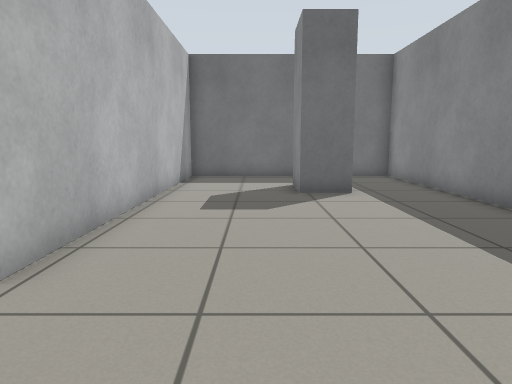
view 1 (above)

12 first-person views from a walk through a robot-simulator world made for Gazebo. The camera is 0.75 m above the floor, tilts 8° down and sees 70° across. The floor is counted in squares, 0.5 m on a side. Each view is taken from the middle of a square. On the plan, view 1 faces up. The plan holds only what a view shows up to about 16 squares ahead; the rest is blank.

view 2
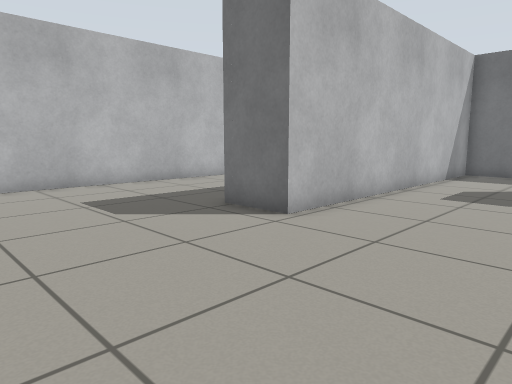

view 3
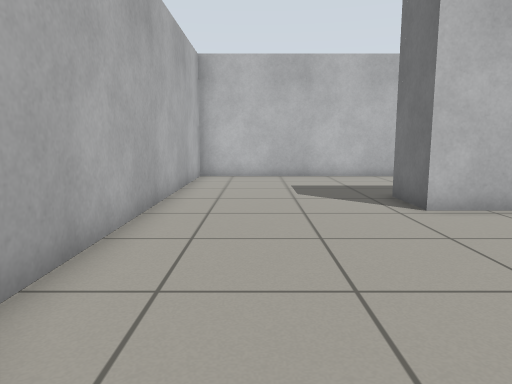

view 4
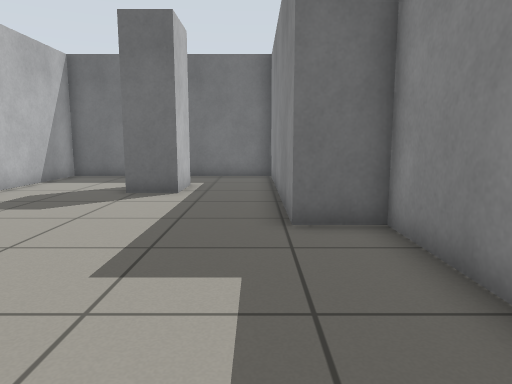

view 5
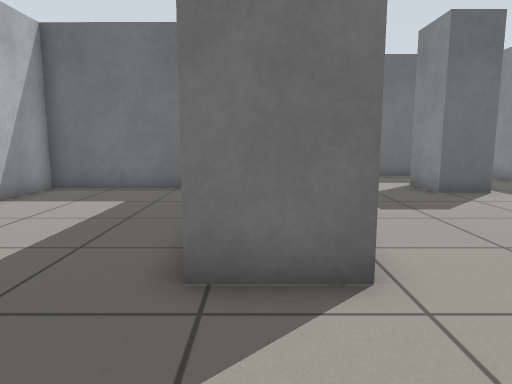

view 6
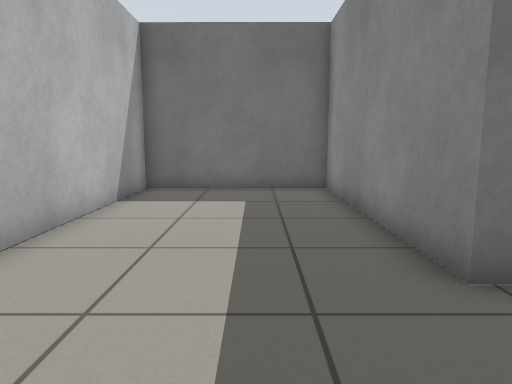

view 7
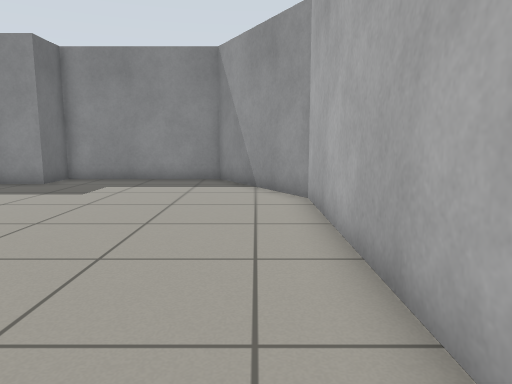

view 8
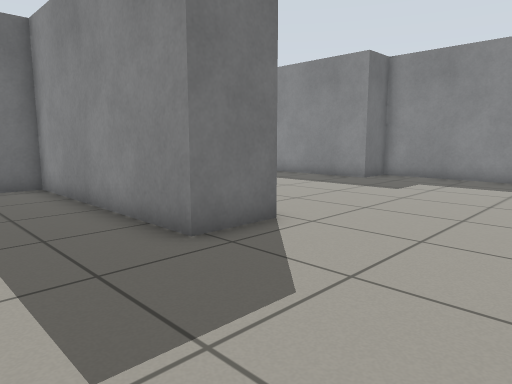

view 9
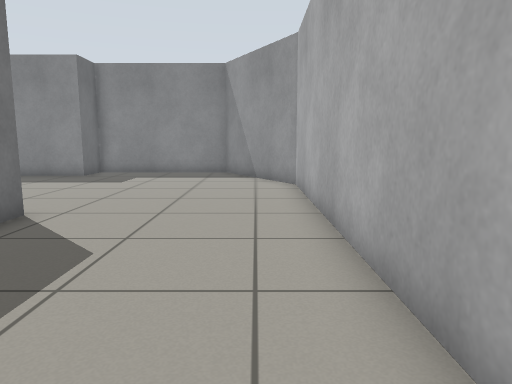

view 10
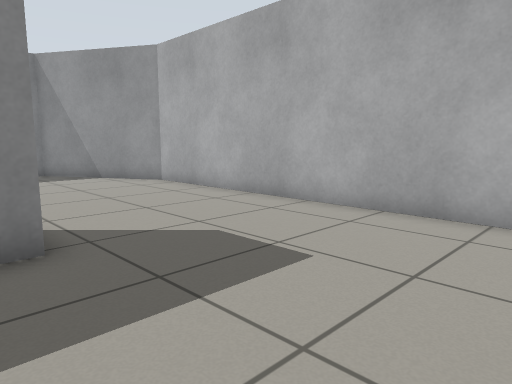

view 11
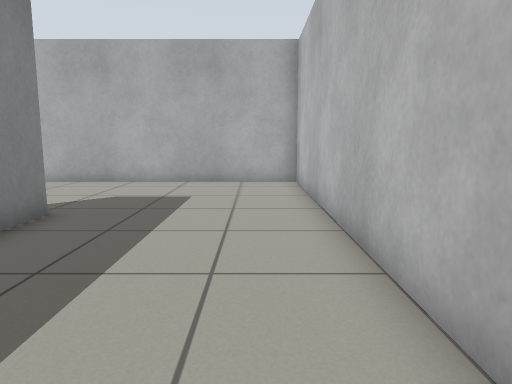

view 12
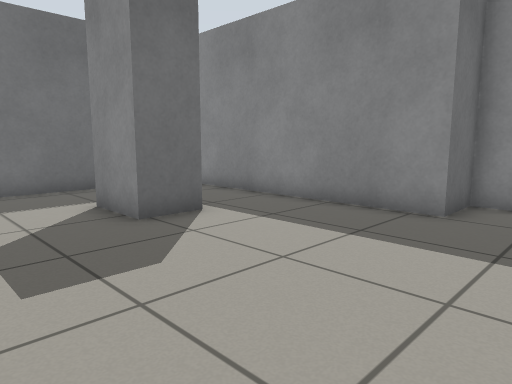

### Floor plan
Points are (right, up) in squares from view 1. A wall is a line through its corners. A room is listed if a view was taken in it or the views show most of it. See-through windows are left out.
Room 1 (views 1, 2, 3, 4, 5, 6, 7, 8, 9, 10, 11, 12)
walls: (-2.8, 3.7) (-4.8, 3.7) (-4.8, 11.5) (-10.5, 11.5) (-10.5, -2.4) (2.5, -2.4) (7.3, 0.4) (7.3, 6.4) (5.6, 6.4) (5.6, 15.6) (-2.8, 15.6) (-2.8, 3.7); (2.8, 12.5) (2.8, 10.4) (1.3, 10.4) (1.3, 12.5)

Where each view was taken, in squares from view 1:
view 1: 0 up, 0 right, facing up
view 2: 2 down, 2 right, facing up-left
view 3: 0 up, 5 right, facing left
view 4: 0 up, 5 right, facing up
view 5: 0 up, 4 left, facing up
view 6: 0 up, 7 left, facing up
view 7: 1 down, 7 left, facing right
view 8: 1 down, 8 left, facing up-right
view 9: 1 down, 10 left, facing right
view 10: 5 up, 10 left, facing down-right
view 11: 11 up, 9 left, facing down
view 12: 4 up, 2 left, facing up-right
